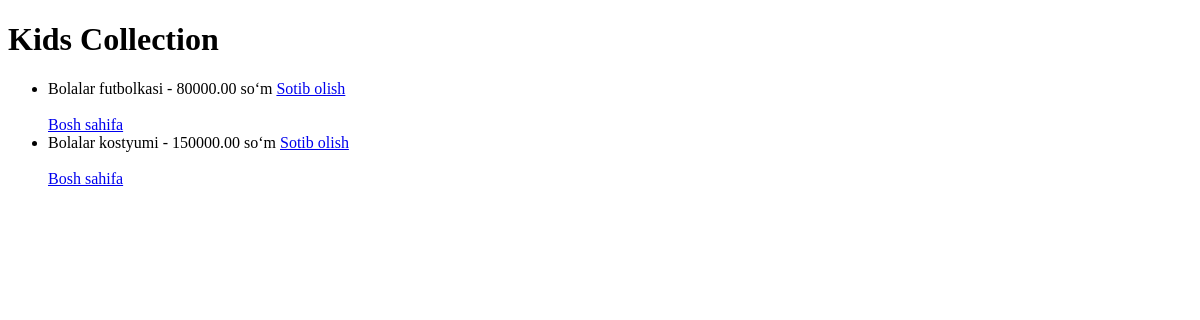
The page /kids/ on the database its author committed.
### main/models.py (models this page shows, shortened)
class Product(models.Model):
    name = models.CharField(max_length=200)
    price = models.DecimalField(max_digits=10, decimal_places=2)
    description = models.TextField(blank=True, null=True)
    category = models.ForeignKey(Category, on_delete=models.CASCADE, related_name="products")
    is_trending = models.BooleanField(default=False)
    is_popular = models.BooleanField(default=False)
    is_discounted = models.BooleanField(default=False)
    created_at = models.DateTimeField(auto_now_add=True)

### main/views.py (the view)
# urls.py: path('kids/', views.kids, name='kids'),
def kids(request):
    products = Product.objects.filter(category__slug="kids")
    return render(request, "main/kids.html", {"products": products})

### main/templates/main/kids.html (shortened to what this page needs)
{% extends "main/base.html" %}
{% block content %}
<h1>Kids Collection</h1>
{% if products %}
    <ul>
        {% for product in products %}
            <li>
                {{ product.name }} - {{ product.price }} so‘m
                <a href="{% url 'add_to_cart' product.pk %}">Sotib olish</a><br> <br>
                <a href="{% url 'home' %}">Bosh sahifa</a>
            </li>
        {% endfor %}
    </ul>
{% else %}
    <p>Mahsulot yo‘q</p>
{% endif %}
{% endblock %}

### rows shown on the page
Product: name "Bolalar futbolkasi", price "80000.00"
Product: name "Bolalar kostyumi", price "150000.00"
